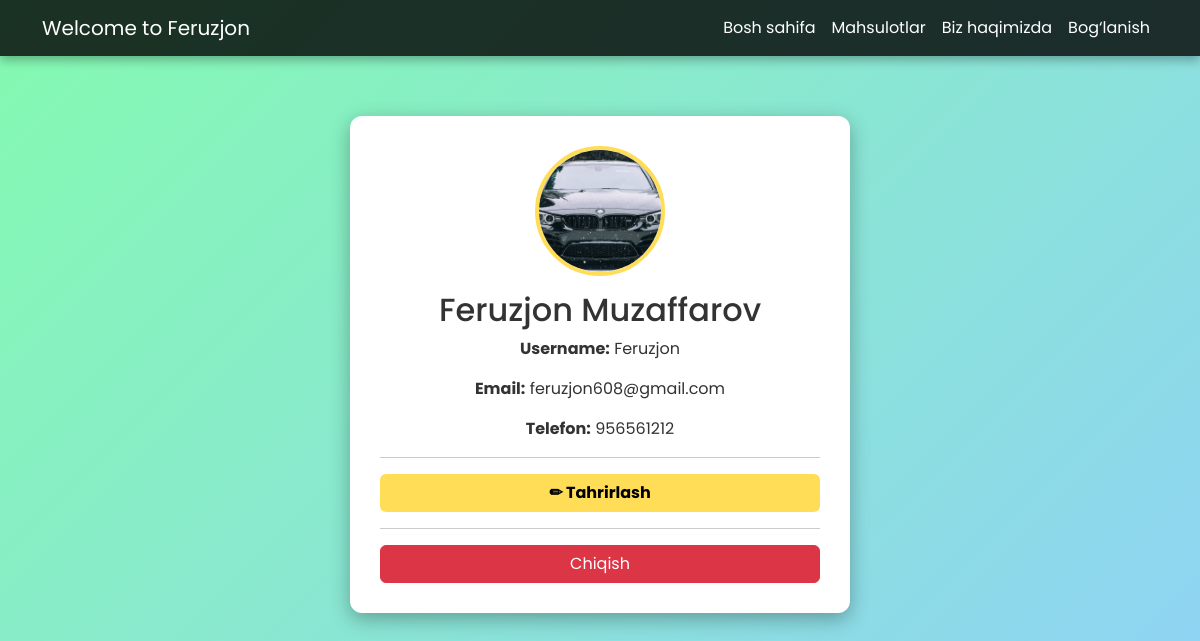
Screenshot of /accaunt/profile/ (signed in) with the database file from the repository.
### accaunt/models.py (models this page shows, shortened)
class CustomUser(AbstractUser):
    phone = models.CharField(max_length=15, blank=True, null=True)
    profile_image = models.ImageField(upload_to='profile_images/', default='profile_image/default.png', null=True, blank=True)
    groups = models.ManyToManyField(
        "auth.Group",
        related_name="customuser_set",
        blank=True
    )
    user_permissions = models.ManyToManyField(
        "auth.Permission",
        related_name="customuser_permissions_set",
        blank=True
    )

### accaunt/views.py (the view)
# urls.py: path('profile/', profile_view, name='profile'),
@login_required
def profile_view(request):
    if request.method == "POST":
        form = ProfileUpdateForm(request.POST, request.FILES, instance=request.user)
        if form.is_valid():
            user = form.save()
            update_session_auth_hash(request, user)
            return redirect('profile')
    else:
        form = ProfileUpdateForm(instance=request.user)
    return render(request, 'registration/profile.html', {'form': form})

### templates/registration/profile.html (shortened to what this page needs)
{% load static %}
<!DOCTYPE html>
<html lang="uz">
<head>
    <link rel="stylesheet" href="https://cdn.jsdelivr.net/npm/bootstrap@5.3.0/dist/css/bootstrap.min.css">
</head>
<body>
    <nav class="navbar navbar-expand-lg">
        <div class="container">
            {% if user.is_authenticated %}
                <a class="navbar-brand" href="#">Welcome to {{ user.first_name }}</a>
            {% else %}
                <a class="navbar-brand" href="#">Welcome, Guest</a>
            {% endif %}
            <div class="collapse navbar-collapse" id="navbarNav">
                <ul class="navbar-nav ms-auto">
                    <li class="nav-item"><a class="nav-link" href="{% url 'home' %}">Bosh sahifa</a></li>
                    <li class="nav-item"><a class="nav-link" href="{% url 'products' %}">Mahsulotlar</a></li>
                    <li class="nav-item"><a class="nav-link" href="{% url 'about' %}">Biz haqimizda</a></li>
                    <li class="nav-item"><a class="nav-link" href="{% url 'contact' %}">Bog‘lanish</a></li>
                </ul>
            </div>
        </div>
    </nav>
    <div class="profile-container">
        <img src="{% if request.user.profile_image %}{{ request.user.profile_image.url }}{% else %}{% static 'profile_image/default.png' %}{% endif %}" alt="Profil rasmi" class="profile-image">
        <h2>{{ user.first_name }} {{ user.last_name }}</h2>
        <p><strong>Username:</strong> {{ user.username }}</p>
        <p><strong>Email:</strong> {{ user.email }}</p>
        <p><strong>Telefon:</strong> {{ user.phone|default:"Mavjud emas" }}</p>
        <hr>
        <button class="btn btn-custom" onclick="toggleEditForm()">✏ Tahrirlash</button>
        <hr>
        <a href="{% url 'logout' %}" class="btn btn-danger w-100">Chiqish</a>
    </div>
</body>
</html>

### templates/registration/profile.html (style rules this page uses)
body { font-family: 'Poppins', sans-serif; background: linear-gradient(135deg, #84fab0, #8fd3f4); color: #333; }
.navbar { background: rgba(0, 0, 0, 0.8); box-shadow: 0 4px 10px rgba(0, 0, 0, 0.3); }
.navbar-brand, .nav-link { color: white !important; transition: color 0.3s ease-in-out; }
.profile-container { max-width: 500px; margin: 60px auto; padding: 30px; background: white; border-radius: 12px; box-shadow: 0 6px 20px rgba(0, 0, 0, 0.3); text-align: center; }
.profile-image { width: 130px; height: 130px; border-radius: 50%; object-fit: cover; border: 4px solid #ffdd57; margin-bottom: 15px; }
.btn-custom { background: #ffdd57; color: black; font-weight: bold; width: 100%; }

### rows the page displays
CustomUser: first_name "Feruzjon", profile_image (picture), last_name "Muzaffarov", username "Feruzjon", email "feruzjon608@gmail.com", phone "956561212"
